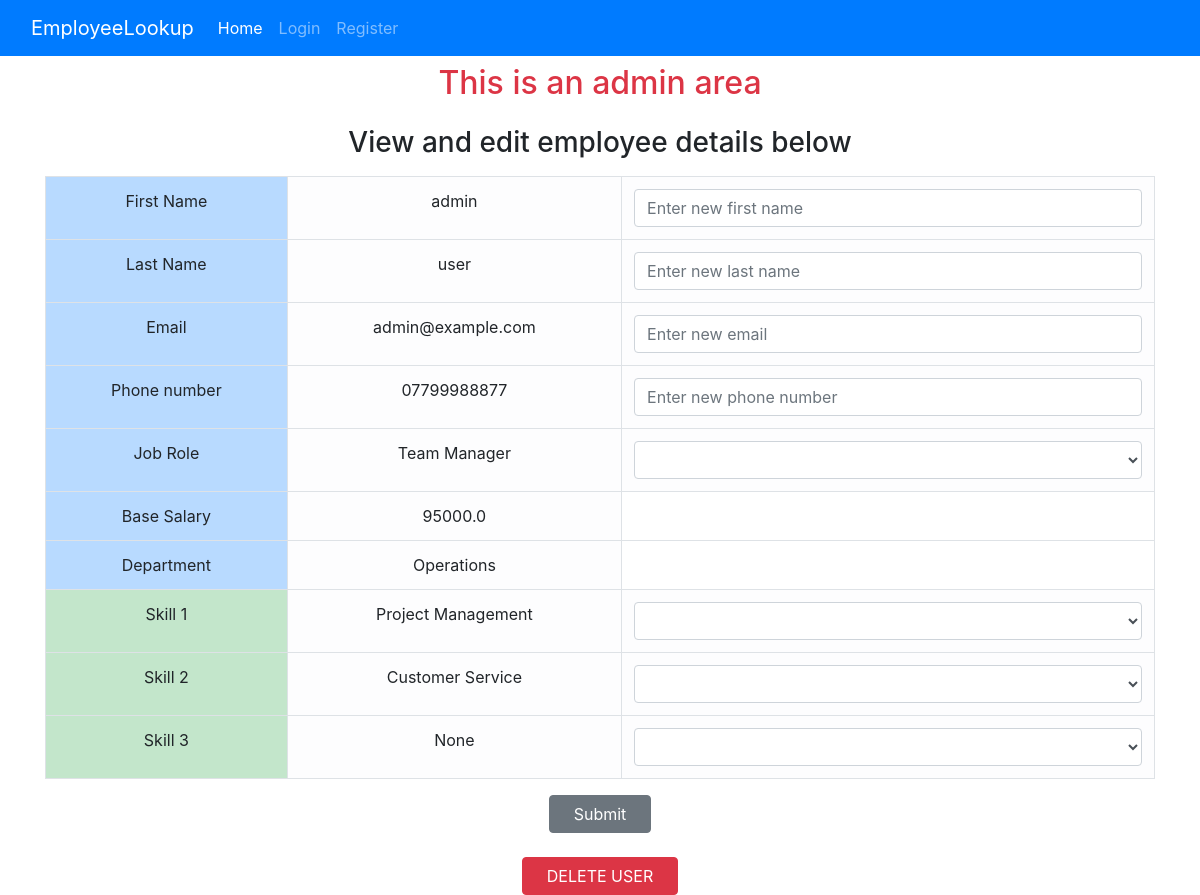
Screenshot of /view-record/1/update with the database file from the repository.
### website/models.py (models this page shows, shortened)
class User(db.Model, UserMixin):
    id = db.Column(db.Integer, primary_key=True)
    email = db.Column(db.String(120), unique=True, nullable=False)
    password = db.Column(db.String(60), nullable=False)
    first_name = db.Column(db.String(30), nullable=False)
    last_name = db.Column(db.String(30), nullable=False)
    skill_1 = db.Column(db.String(60), nullable=True)
    skill_2 = db.Column(db.String(60), nullable=True)
    skill_3 = db.Column(db.String(60), nullable=True)
    is_admin = db.Column(db.Boolean, default=False)
    contact_number = db.Column(db.String(30), nullable=True)
    job_id = db.Column(db.Integer, db.ForeignKey("job.id"), nullable=True)
    job = db.relationship("Job")

class Job(db.Model):
    id = db.Column(db.Integer, primary_key=True)
    job_title = db.Column(db.String(30))
    department = db.Column(db.String(30))
    base_salary = db.Column(db.Integer)

### website/routes.py (the view)
@main.route("/view-record/<int:user_id>/update", methods=["GET", "POST"])
def view_record(user_id: int):
    form = UpdateUserForm()
    user = User.query.filter_by(id=user_id).first()
    if request.method == "POST":
        update_user(user)
        return redirect(url_for("main.view_record", user_id=user_id))
    return render_template(
        "home.html",
        user=user,
        job_roles=JobRoles,
        jobs=Job.query.all(),
        is_home=False,
        skills=Skills,
        form=form,
    )

### website/forms.py
class UpdateUserForm(FlaskForm):
    email = StringField("Email", validators=[Optional(), Email()])
    first_name = StringField("First Name", validators=[Optional(), Length(min=2, max=30)])
    last_name = StringField("Last Name", validators=[Optional(), Length(min=2, max=30)])
    contact_number = StringField("Contact Number", validators=[Optional(), Length(min=2, max=20)])

### website/templates/home.html (shortened to what this page needs)
{% extends "base.html" %}
{% block content %}
    {% if is_home %}
        <h2 class="text-center p-2">Welcome {{ user.first_name }}!</h2>
        <h3 class="text-center p-2">View and edit your details below</h3>
        <p class="text-center p-2">
            Add values to the fields you wish to change and click submit (empty fields will not
            be
            changed).
        </p>
    {% else %}
        <h2 class="text-center p-2 text-danger">This is an admin area</h2>
        <h3 class="text-center p-2">View and edit employee details below</h3>
    {% endif %}
    <container class="container d-flex flex-column">
        <form method="POST"
                {% if is_home %} action="/home" {% else %}
              action="{{ url_for('main.view_record', user_id=user.id) }}" {% endif %}
              class="d-flex flex-column mb-4">
            <table class="table table-bordered text-center mx-auto">
                <tr>
                    <td class="table-primary">First Name</td>
                    <td class="table-light">{{ user.first_name }}</td>
                    <td class="table-light">
                        {{ form.first_name(class="validate form-control", placeholder="Enter new first name") }}
                    </td>
                </tr>
                <tr>
                    <td class="table-primary">Last Name</td>
                    <td class="table-light">{{ user.last_name }}</td>
                    <td class="table-light">
                        {{ form.last_name(class="validate form-control", placeholder="Enter new last name") }}
                    </td>
                </tr>
                <tr>
                    <td class="table-primary">Email</td>
                    <td class="table-light">{{ user.email }}</td>
                    <td class="table-light">
                        {{ form.email(class="validate form-control", placeholder="Enter new email") }}
                    </td>
                </tr>
                <tr>
                    <td class="table-primary">Phone number</td>
                    <td class="table-light">{{ user.contact_number }}</td>
                    <td class="table-light">
                        {{ form.contact_number(class="validate form-control", placeholder="Enter new phone number") }}
                    </td>
                </tr>
                <tr>
                    <td class="table-primary">Job Role</td>
                    <td class="table-light">{{ user.job.job_title }}</td>
                    <td class="table-light">
                        <select name="job_title" id="job_title" class="form-control"
                        >
                            <option selected></option>
                            <option>{{ job_roles.SOFTWARE_ENGINEER.value }}</option>
                        </select>
                    </td>
                </tr>
                <tr>
                    <td class="table-primary">Base Salary</td>
                    <td class="table-light">{{ user.job.base_salary }}</td>
                    <td></td>
                </tr>
                <tr>
                    <td class="table-primary">Department</td>
                    <td class="table-light">{{ user.job.department }}</td>
                    <td></td>
                </tr>
                <tr>
                    <td class="table-success">Skill 1</td>
                    <td class="table-light">{{ user.skill_1 }}</td>
                    <td class="table-light">
                        <select name="skill_1" id="skill_1" class="form-control">
                            <option selected></option>
                            <option>{{ skills.JAVA.value }}</option>
                        </select>
                    </td>
                </tr>
                <tr>
                    <td class="table-success">Skill 2</td>
                    <td class="table-light">{{ user.skill_2 }}</td>
                    <td class="table-light">
                        <select name="skill_2" id="skill_2" class="form-control">
                            <option selected></option>
                            <option>{{ skills.JAVA.value }}</option>
                        </select>
                    </td>
                </tr>
                <tr>
                    <td class="table-success">Skill 3</td>
                    <td class="table-light">{{ user.skill_3 }}</td>
                    <td class="table-light">
                        <select name="skill_3" id="skill_3" class="form-control">
                            <option selected></option>
                            <option>{{ skills.JAVA.value }}</option>
                        </select>
                    </td>
                </tr>
            </table>
            <button type="submit" class="btn btn-secondary px-4 mx-auto">Submit</button>
        </form>
        {% if not is_home %}
            <form action="{{ url_for('main.delete_user', user_id=user.id) }}"
                  method="POST"
                  class="mx-auto"
                  onsubmit="event.preventDefault(); confirmDelete(this);">
                <button type="submit" class="btn btn-danger px-4">DELETE USER</button>
            </form>
        {% endif %}
    </container>
{% endblock %}

### rows the page displays
User: first_name "admin", last_name "user", email "admin@example.com", contact_number "07799988877", skill_1 "Project Management", skill_2 "Customer Service", skill_3 "None"
Job: job.job_title "Team Manager", job.base_salary "95000.0", job.department "Operations"
